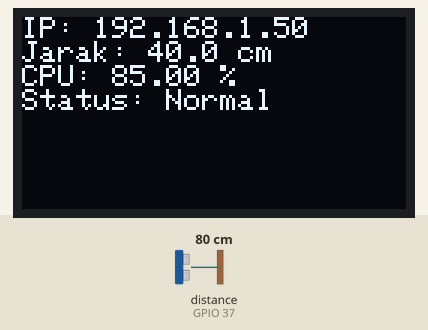
A sketch run on a simulated ESP32. Shown: 128×64 one-colour display. Wiring (inferred from the names in the program): ultrasonic range finder: trigger GPIO 40; echo GPIO 37. Inputs (shaded band) come from the test bench; at power-on: distance to the obstacle (sensor on GPIO 37) 80 cm. The echo pulse lasts 58.3 µs per cm; WiFi joins after 1.5 s; servers stay silent unless stated; uploads are accepted with an empty reply; random numbers use the default seed unless the sketch sets one; what the sketch prints to the serial monitor is not drawn.

Above: at 13.1 s.
At 24.4 s:
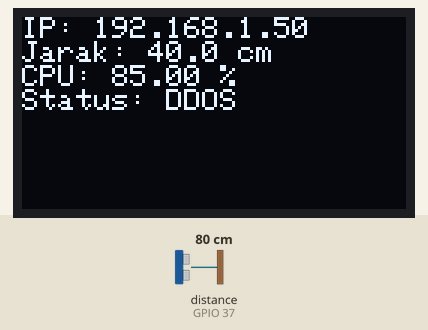
At 35.8 s:
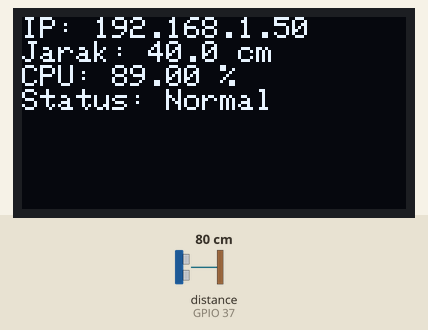
At 126.4 s:
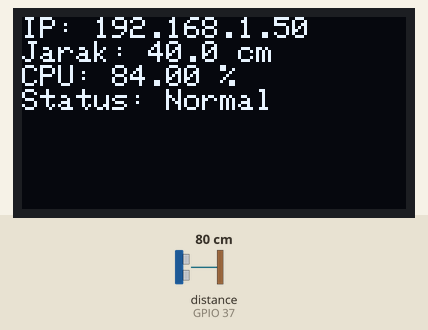

Measured:
- what the display in image 0 shows lasts 11.3 s, from 13.1 s to 24.4 s

The sketch:

sketch_nov6a.ino
```cpp
#include <WiFi.h>
#include <HTTPClient.h>
#include <Wire.h>
#include <Adafruit_GFX.h>
#include <Adafruit_SSD1306.h>
#include <ESP32Ping.h>

// === WiFi CONFIG ===
const char* ssid = "ESP32_WIFI";
const char* password = "esp32project";
const char* serverName = "http://192.168.10.99:8080/data";

// === OLED CONFIG ===
#define SCREEN_WIDTH 128
#define SCREEN_HEIGHT 64
Adafruit_SSD1306 display(SCREEN_WIDTH, SCREEN_HEIGHT, &Wire, -1);

// === ULTRASONIC CONFIG ===
#define TRIG_PIN 40
#define ECHO_PIN 37
#define SDA_PIN 17
#define SCL_PIN 18

// === Variabel sistem ===
float distanceCm = 0;
float cpuUsage = 0;
float packetLoss = 0;
float latency = 0;
String statusText = "Normal";

// === TIMER UNTUK SERVER ===
unsigned long lastSend = 0;
int sendInterval = 1000;

// === TIMER UNTUK OLED ===
unsigned long lastSensorRead = 0;
int sensorInterval = 100; // 1 detik

// === Fungsi membaca jarak (DITAMBAH TIMEOUT) ===
float getDistance() {
  digitalWrite(TRIG_PIN, LOW);
  delayMicroseconds(2);

  digitalWrite(TRIG_PIN, HIGH);
  delayMicroseconds(10);
  digitalWrite(TRIG_PIN, LOW);

  // timeout 30ms supaya tidak menunggu lama
  long duration = pulseIn(ECHO_PIN, HIGH, 30000);

  return duration * 0.034 / 2;
}

// === sistem ===
IPAddress gateway(192,168,10,1); //

void SystemStats() {

  int totalPing = 10;
  int successPing = 0;
  float totalLatency = 0;

  for(int i=0;i<totalPing;i++){

    if(Ping.ping(gateway,1)){
      successPing++;
      totalLatency += Ping.averageTime();
    }

    delay(100);
  }

  // =========================
  // LATENCY
  // =========================
  if(successPing > 0){
    latency = totalLatency / successPing;
  }else{
    latency = 999; // jaringan down
  }

  // =========================
  // PACKET LOSS (%)
  // =========================
  packetLoss = ((totalPing - successPing) * 100.0) / totalPing;

  // =========================
  // SIMULASI DAMPAK DDOS (PENTING)
  // =========================
  if(packetLoss > 0){
    latency += random(20,50); // simulasi delay karena congestion
  }

  // =========================
  // CPU ESTIMASI (opsional)
  // =========================
  uint32_t heap = ESP.getFreeHeap();

  cpuUsage = 100 - (heap / 3000);
  cpuUsage += random(-3,3);

  if(cpuUsage < 5) cpuUsage = 5;
  if(cpuUsage > 95) cpuUsage = 95;


}
// === Koneksi WiFi ===
void connectWiFi() {

  Serial.print("Menghubungkan ke ");
  Serial.println(ssid);

  WiFi.begin(ssid, password);

  while (WiFi.status() != WL_CONNECTED) {
    delay(1000);
    Serial.print(".");
  }

  Serial.println("\nWiFi Terhubung!");
  Serial.println(WiFi.localIP());
}

// === Setup ===
void setup() {

  Serial.begin(115200);

  pinMode(TRIG_PIN, OUTPUT);
  pinMode(ECHO_PIN, INPUT);

  Wire.begin(SDA_PIN, SCL_PIN);

  if (!display.begin(SSD1306_SWITCHCAPVCC, 0x3C)) {
    Serial.println("OLED gagal start");
    while(true);
  }

  display.clearDisplay();
  display.setTextColor(SSD1306_WHITE);
  display.setTextSize(1);

  connectWiFi();
}

// === LOOP UTAMA ===
void loop() {

  // baca sensor tiap 1 detik
  if (millis() - lastSensorRead > sensorInterval) {

    distanceCm = getDistance();
    if(distanceCm > 40) distanceCm = 40;

    SystemStats();

    lastSensorRead = millis();
  }

  // tampilkan ke OLED langsung
  display.clearDisplay();
  display.setCursor(0,0);

  display.print("IP: ");
  display.println(WiFi.localIP());

  display.print("Jarak: ");
  display.print(distanceCm,1);
  display.println(" cm");

  display.print("CPU: ");
  display.print(cpuUsage);
  display.println(" %");

  display.print("Status: ");
  display.println(statusText);

  display.display();

  // kirim ke server tiap 1 detik
  if (millis() - lastSend > sendInterval) {

    if (WiFi.status() == WL_CONNECTED) {

    HTTPClient http;
    http.begin(serverName);
    http.addHeader("Content-Type","application/json");

    String postData = "{\"distance\":" + String(distanceCm,1) +
                      ",\"cpu\":" + String(cpuUsage) +
                      ",\"packetLoss\":" + String(packetLoss) +
                      ",\"latency\":" + String(latency) +
                      ",\"status\":\"" + statusText + "\"}";

    // =========================
    // 🔥 DETEKSI BERDASARKAN HTTP DELAY
    // =========================
    unsigned long start = millis();

    int httpResponseCode = http.POST(postData);

    unsigned long duration = millis() - start;

    latency = duration; // ini jadi indikator utama

    // =========================
    // RULE DDOS
    // =========================
    if(latency > 200 || packetLoss > 5){
      statusText = "DDOS";
    }else{
      statusText = "Normal";
    }

    http.end();
  }

    lastSend = millis();
  }

  delay(100);
}
```
